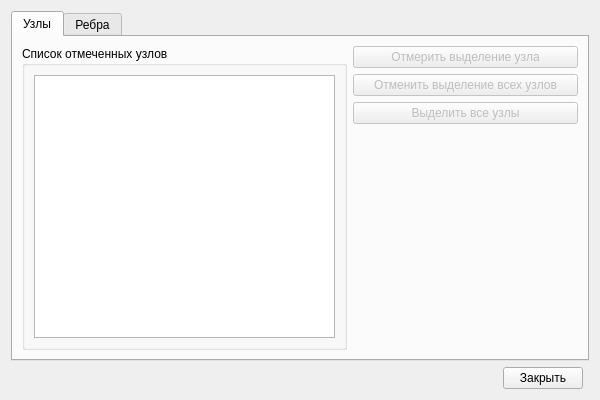
<?xml version="1.0" encoding="UTF-8"?>
<ui version="4.0">
 <class>Dialog</class>
 <widget class="QDialog" name="Dialog">
  <property name="geometry">
   <rect>
    <x>0</x>
    <y>0</y>
    <width>600</width>
    <height>400</height>
   </rect>
  </property>
  <property name="minimumSize">
   <size>
    <width>600</width>
    <height>341</height>
   </size>
  </property>
  <property name="maximumSize">
   <size>
    <width>600</width>
    <height>16777215</height>
   </size>
  </property>
  <property name="windowTitle">
   <string>Dialog</string>
  </property>
  <layout class="QGridLayout" name="gridLayout_3">
   <item row="1" column="0">
    <spacer name="horizontalSpacer">
     <property name="orientation">
      <enum>Qt::Horizontal</enum>
     </property>
     <property name="sizeHint" stdset="0">
      <size>
       <width>336</width>
       <height>20</height>
      </size>
     </property>
    </spacer>
   </item>
   <item row="0" column="0" colspan="3">
    <widget class="QTabWidget" name="tabWidget">
     <property name="enabled">
      <bool>true</bool>
     </property>
     <property name="currentIndex">
      <number>0</number>
     </property>
     <widget class="QWidget" name="tab">
      <attribute name="title">
       <string>Узлы</string>
      </attribute>
      <layout class="QGridLayout" name="gridLayout_2">
       <item row="0" column="0" rowspan="4">
        <widget class="QGroupBox" name="groupBox">
         <property name="minimumSize">
          <size>
           <width>325</width>
           <height>0</height>
          </size>
         </property>
         <property name="maximumSize">
          <size>
           <width>325</width>
           <height>16777215</height>
          </size>
         </property>
         <property name="title">
          <string>Список отмеченных узлов</string>
         </property>
         <layout class="QGridLayout" name="gridLayout">
          <item row="0" column="0">
           <widget class="QListWidget" name="table_selected_uzlov"/>
          </item>
         </layout>
        </widget>
       </item>
       <item row="0" column="1">
        <widget class="QPushButton" name="btn_disselected_uzla">
         <property name="enabled">
          <bool>false</bool>
         </property>
         <property name="text">
          <string>Отмерить выделение узла</string>
         </property>
        </widget>
       </item>
       <item row="1" column="1">
        <widget class="QPushButton" name="btn_disselected_uzlov">
         <property name="enabled">
          <bool>false</bool>
         </property>
         <property name="text">
          <string>Отменить выделение всех узлов</string>
         </property>
        </widget>
       </item>
       <item row="2" column="1">
        <widget class="QPushButton" name="btn_selected_all_uzlov">
         <property name="enabled">
          <bool>false</bool>
         </property>
         <property name="text">
          <string>Выделить все узлы</string>
         </property>
        </widget>
       </item>
       <item row="3" column="1">
        <spacer name="verticalSpacer">
         <property name="orientation">
          <enum>Qt::Vertical</enum>
         </property>
         <property name="sizeHint" stdset="0">
          <size>
           <width>20</width>
           <height>187</height>
          </size>
         </property>
        </spacer>
       </item>
      </layout>
     </widget>
     <widget class="QWidget" name="tab_2">
      <attribute name="title">
       <string>Ребра</string>
      </attribute>
      <layout class="QGridLayout" name="gridLayout_7">
       <item row="0" column="0" rowspan="4">
        <widget class="QGroupBox" name="groupBox_2">
         <property name="minimumSize">
          <size>
           <width>325</width>
           <height>0</height>
          </size>
         </property>
         <property name="maximumSize">
          <size>
           <width>325</width>
           <height>16777215</height>
          </size>
         </property>
         <property name="title">
          <string>Список отмеченных ребер</string>
         </property>
         <layout class="QGridLayout" name="gridLayout_4">
          <item row="0" column="0">
           <widget class="QListWidget" name="table_selected_reber"/>
          </item>
         </layout>
        </widget>
       </item>
       <item row="0" column="1">
        <widget class="QPushButton" name="btn_disselected_rebra">
         <property name="enabled">
          <bool>false</bool>
         </property>
         <property name="text">
          <string>Отменить выделение ребра</string>
         </property>
        </widget>
       </item>
       <item row="1" column="1">
        <widget class="QPushButton" name="btn_disselected_reber">
         <property name="enabled">
          <bool>false</bool>
         </property>
         <property name="text">
          <string>Отменить выделение всех ребер</string>
         </property>
        </widget>
       </item>
       <item row="2" column="1">
        <widget class="QPushButton" name="btn_selected_all_reber">
         <property name="enabled">
          <bool>false</bool>
         </property>
         <property name="text">
          <string>Выделить все ребра</string>
         </property>
        </widget>
       </item>
       <item row="3" column="1">
        <spacer name="verticalSpacer_2">
         <property name="orientation">
          <enum>Qt::Vertical</enum>
         </property>
         <property name="sizeHint" stdset="0">
          <size>
           <width>20</width>
           <height>187</height>
          </size>
         </property>
        </spacer>
       </item>
      </layout>
     </widget>
    </widget>
   </item>
   <item row="1" column="1">
    <widget class="QPushButton" name="btn_cls_form_list_selected">
     <property name="text">
      <string>Закрыть</string>
     </property>
    </widget>
   </item>
  </layout>
 </widget>
 <resources/>
 <connections/>
</ui>
